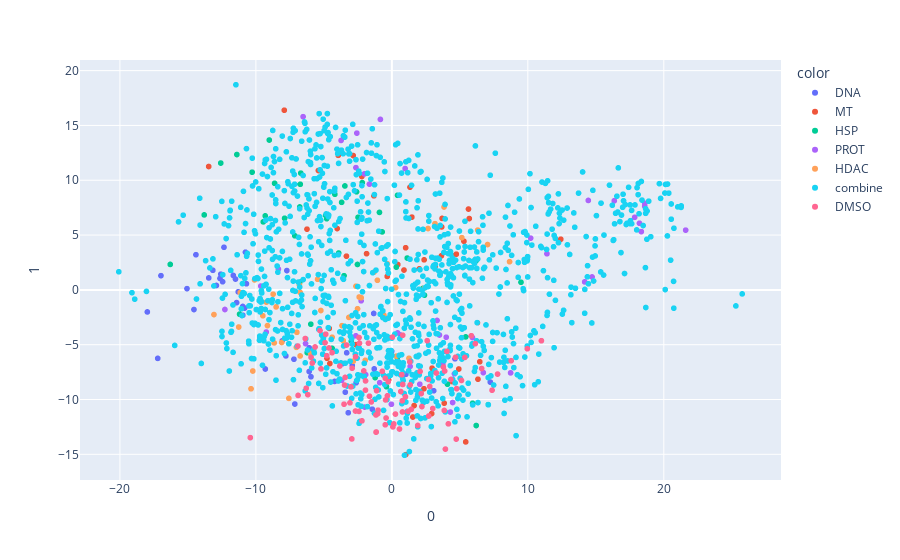

Notebook code cell kept with this figure:
### Code cell
import plotly.express as px
import plotly.graph_objects as go
fig = px.scatter(visualization_data, x=0, y=1, color=visualization_label)
#training['drug_name']
#fig.add_trace(go.Scatter(x=x,y=y, mode="lines",line=dict(width=2, color='skyblue'))) #row=1, col=1)
#fig.add_trace(go.Scatter(x=x2,y=y2, mode="lines",line=dict(width=2, color='skyblue')))
#trace2 = px.line(x=["a","b","c"], y=[50,70,90], title="second trace")

#fig.add_trace(trace2)
fig.show()
